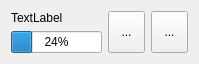
<?xml version="1.0" encoding="UTF-8"?>
<ui version="4.0">
 <class>TaskGui</class>
 <widget class="QWidget" name="TaskGui">
  <property name="geometry">
   <rect>
    <x>0</x>
    <y>0</y>
    <width>199</width>
    <height>62</height>
   </rect>
  </property>
  <property name="windowTitle">
   <string>Form</string>
  </property>
  <layout class="QVBoxLayout" name="verticalLayout_2">
   <item>
    <layout class="QHBoxLayout" name="horizontalLayout">
     <item>
      <layout class="QVBoxLayout" name="verticalLayout">
       <item>
        <widget class="QLabel" name="title">
         <property name="text">
          <string>TextLabel</string>
         </property>
        </widget>
       </item>
       <item>
        <widget class="QProgressBar" name="progressBar">
         <property name="value">
          <number>24</number>
         </property>
        </widget>
       </item>
      </layout>
     </item>
     <item>
      <widget class="QToolButton" name="startPauseBtn">
       <property name="sizePolicy">
        <sizepolicy hsizetype="MinimumExpanding" vsizetype="Expanding">
         <horstretch>1</horstretch>
         <verstretch>1</verstretch>
        </sizepolicy>
       </property>
       <property name="sizeIncrement">
        <size>
         <width>1</width>
         <height>1</height>
        </size>
       </property>
       <property name="text">
        <string>...</string>
       </property>
       <property name="icon">
        <iconset resource="../resources.qrc">
         <normaloff>:/images/resources/start.png</normaloff>:/images/resources/start.png</iconset>
       </property>
      </widget>
     </item>
     <item>
      <widget class="QToolButton" name="abortBtn">
       <property name="sizePolicy">
        <sizepolicy hsizetype="MinimumExpanding" vsizetype="MinimumExpanding">
         <horstretch>1</horstretch>
         <verstretch>1</verstretch>
        </sizepolicy>
       </property>
       <property name="sizeIncrement">
        <size>
         <width>1</width>
         <height>1</height>
        </size>
       </property>
       <property name="text">
        <string>...</string>
       </property>
       <property name="icon">
        <iconset resource="../resources.qrc">
         <normaloff>:/images/resources/stop.png</normaloff>:/images/resources/stop.png</iconset>
       </property>
      </widget>
     </item>
    </layout>
   </item>
  </layout>
 </widget>
 <resources>
  <include location="../resources.qrc"/>
 </resources>
 <connections/>
</ui>
